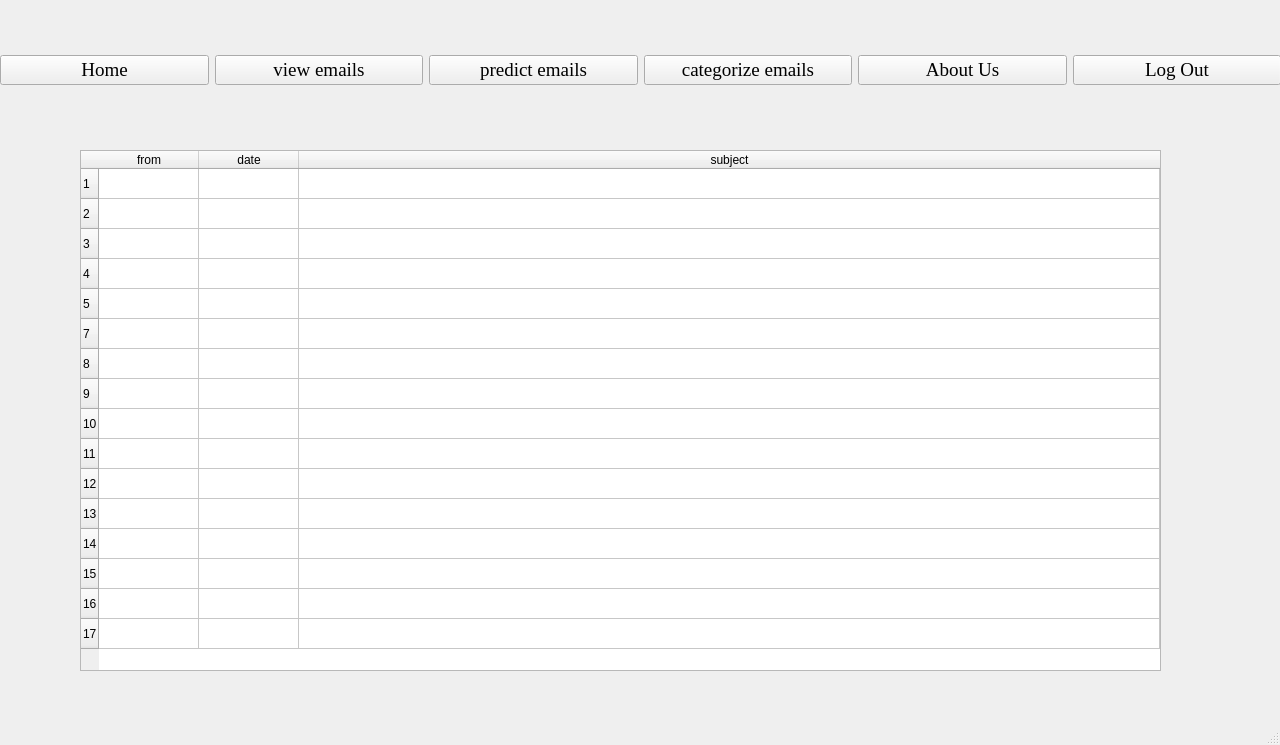
<?xml version="1.0" encoding="UTF-8"?>
<ui version="4.0">
 <class>MainWindow</class>
 <widget class="QMainWindow" name="MainWindow">
  <property name="geometry">
   <rect>
    <x>0</x>
    <y>0</y>
    <width>1280</width>
    <height>745</height>
   </rect>
  </property>
  <property name="minimumSize">
   <size>
    <width>1280</width>
    <height>720</height>
   </size>
  </property>
  <property name="windowTitle">
   <string>skeleton</string>
  </property>
  <widget class="QWidget" name="centralwidget">
   <widget class="QLabel" name="label">
    <property name="geometry">
     <rect>
      <x>0</x>
      <y>0</y>
      <width>1280</width>
      <height>720</height>
     </rect>
    </property>
    <property name="text">
     <string/>
    </property>
    <property name="pixmap">
     <pixmap>../images/processor2.jpg</pixmap>
    </property>
   </widget>
   <widget class="QWidget" name="horizontalLayoutWidget">
    <property name="geometry">
     <rect>
      <x>0</x>
      <y>0</y>
      <width>1281</width>
      <height>141</height>
     </rect>
    </property>
    <layout class="QHBoxLayout" name="horizontalLayout_2">
     <item>
      <widget class="QPushButton" name="home">
       <property name="font">
        <font>
         <family>Times New Roman</family>
         <pointsize>14</pointsize>
         <weight>50</weight>
         <bold>false</bold>
        </font>
       </property>
       <property name="text">
        <string>Home</string>
       </property>
      </widget>
     </item>
     <item>
      <widget class="QPushButton" name="t1">
       <property name="font">
        <font>
         <family>Times New Roman</family>
         <pointsize>14</pointsize>
         <weight>50</weight>
         <bold>false</bold>
        </font>
       </property>
       <property name="text">
        <string>view emails</string>
       </property>
      </widget>
     </item>
     <item>
      <widget class="QPushButton" name="t2">
       <property name="font">
        <font>
         <family>Times New Roman</family>
         <pointsize>14</pointsize>
         <weight>50</weight>
         <bold>false</bold>
        </font>
       </property>
       <property name="text">
        <string>predict emails</string>
       </property>
      </widget>
     </item>
     <item>
      <widget class="QPushButton" name="t3">
       <property name="font">
        <font>
         <family>Times New Roman</family>
         <pointsize>14</pointsize>
         <weight>50</weight>
         <bold>false</bold>
        </font>
       </property>
       <property name="text">
        <string>categorize emails</string>
       </property>
      </widget>
     </item>
     <item>
      <widget class="QPushButton" name="aboutus">
       <property name="font">
        <font>
         <family>Times New Roman</family>
         <pointsize>14</pointsize>
         <weight>50</weight>
         <bold>false</bold>
        </font>
       </property>
       <property name="text">
        <string>About Us</string>
       </property>
      </widget>
     </item>
     <item>
      <widget class="QPushButton" name="logout">
       <property name="font">
        <font>
         <family>Times New Roman</family>
         <pointsize>14</pointsize>
         <weight>50</weight>
         <bold>false</bold>
        </font>
       </property>
       <property name="text">
        <string>Log Out</string>
       </property>
      </widget>
     </item>
    </layout>
   </widget>
   <widget class="QTableWidget" name="tableWidget">
    <property name="geometry">
     <rect>
      <x>80</x>
      <y>150</y>
      <width>1081</width>
      <height>521</height>
     </rect>
    </property>
    <attribute name="horizontalHeaderShowSortIndicator" stdset="0">
     <bool>true</bool>
    </attribute>
    <attribute name="horizontalHeaderStretchLastSection">
     <bool>true</bool>
    </attribute>
    <attribute name="verticalHeaderVisible">
     <bool>true</bool>
    </attribute>
    <row>
     <property name="text">
      <string>1</string>
     </property>
    </row>
    <row>
     <property name="text">
      <string>2</string>
     </property>
    </row>
    <row>
     <property name="text">
      <string>3</string>
     </property>
    </row>
    <row>
     <property name="text">
      <string>4</string>
     </property>
    </row>
    <row>
     <property name="text">
      <string>5</string>
     </property>
    </row>
    <row>
     <property name="text">
      <string>7</string>
     </property>
    </row>
    <row>
     <property name="text">
      <string>8</string>
     </property>
    </row>
    <row>
     <property name="text">
      <string>9</string>
     </property>
    </row>
    <row>
     <property name="text">
      <string>10</string>
     </property>
    </row>
    <row>
     <property name="text">
      <string>11</string>
     </property>
    </row>
    <row>
     <property name="text">
      <string>12</string>
     </property>
    </row>
    <row>
     <property name="text">
      <string>13</string>
     </property>
    </row>
    <row>
     <property name="text">
      <string>14</string>
     </property>
    </row>
    <row>
     <property name="text">
      <string>15</string>
     </property>
    </row>
    <row>
     <property name="text">
      <string>16</string>
     </property>
    </row>
    <row>
     <property name="text">
      <string>17</string>
     </property>
    </row>
    <column>
     <property name="text">
      <string>from</string>
     </property>
    </column>
    <column>
     <property name="text">
      <string>date</string>
     </property>
    </column>
    <column>
     <property name="text">
      <string>subject</string>
     </property>
    </column>
    <item row="0" column="0">
     <property name="text">
      <string/>
     </property>
    </item>
   </widget>
  </widget>
  <widget class="QMenuBar" name="menubar">
   <property name="geometry">
    <rect>
     <x>0</x>
     <y>0</y>
     <width>1280</width>
     <height>21</height>
    </rect>
   </property>
  </widget>
  <widget class="QStatusBar" name="statusbar"/>
 </widget>
 <resources/>
 <connections/>
</ui>
